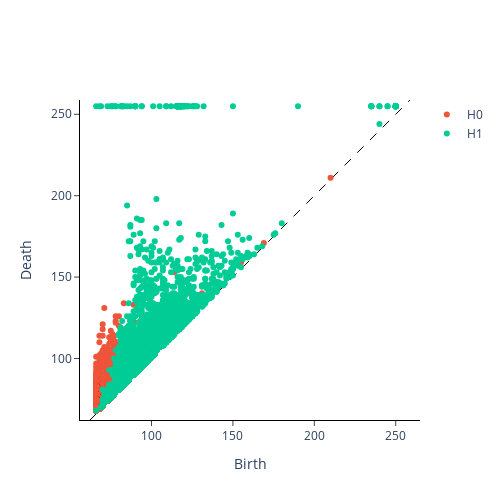

Notebook code for this chart:
### Code cell
diagram_1 = ph.fit_transform_plot(im_gray1, homology_dimensions=(0, 1, 2))

### Figure 1 — Plotly figure (JSON) as saved in the notebook; plotly's stock layout.template omitted (floating-point values rounded to 4 significant figures; data arrays with more than 128 entries replaced by an {"elided": "..."} marker saying what was removed)
{"data": [{"hoverinfo": "none", "line": {"color": "black", "dash": "dash", "width": 1}, "mode": "lines", "showlegend": false, "type": "scatter", "x": [62.22, 258.8], "y": [62.22, 258.8]}, {"hoverinfo": "text", "hovertext": {"elided": "5635 str values"}, "mode": "markers", "name": "H0", "type": "scatter", "x": {"elided": "5635 int values"}, "y": {"elided": "5635 int values"}}, {"hoverinfo": "text", "hovertext": {"elided": "4312 str values"}, "mode": "markers", "name": "H1", "type": "scatter", "x": {"elided": "4312 int values"}, "y": {"elided": "4312 int values"}}, {"hoverinfo": "text", "hovertext": [], "mode": "markers", "name": "H2", "type": "scatter", "x": [], "y": []}], "layout": {"height": 500, "plot_bgcolor": "white", "width": 500, "xaxis": {"autorange": false, "domain": [0, 1], "exponentformat": "e", "linecolor": "black", "linewidth": 1, "mirror": false, "range": [56.38, 264.6], "showexponent": "all", "showline": true, "side": "bottom", "ticks": "outside", "title": {"text": "Birth"}, "type": "linear", "zeroline": true}, "yaxis": {"autorange": false, "domain": [0, 1], "exponentformat": "e", "linecolor": "black", "linewidth": 1, "mirror": false, "range": [62.22, 258.8], "scaleanchor": "x", "scaleratio": 1, "showexponent": "all", "showline": true, "side": "left", "ticks": "outside", "title": {"text": "Death"}, "type": "linear", "zeroline": true}}}
